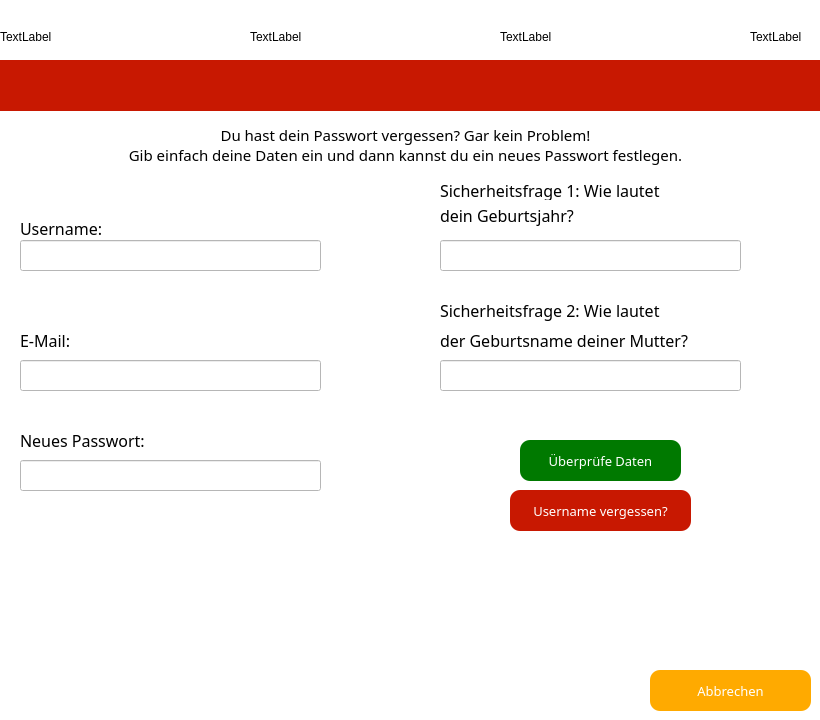
<?xml version="1.0" encoding="UTF-8"?>
<ui version="4.0">
 <class>Password</class>
 <widget class="QDialog" name="Password">
  <property name="geometry">
   <rect>
    <x>0</x>
    <y>0</y>
    <width>820</width>
    <height>720</height>
   </rect>
  </property>
  <property name="windowTitle">
   <string>Dialog</string>
  </property>
  <property name="styleSheet">
   <string notr="true">background-color: rgb(255, 255, 255);</string>
  </property>
  <widget class="QLabel" name="label">
   <property name="geometry">
    <rect>
     <x>20</x>
     <y>218</y>
     <width>291</width>
     <height>21</height>
    </rect>
   </property>
   <property name="font">
    <font>
     <family>MV Boli</family>
     <pointsize>12</pointsize>
    </font>
   </property>
   <property name="text">
    <string>Username:</string>
   </property>
  </widget>
  <widget class="QLabel" name="label_2">
   <property name="geometry">
    <rect>
     <x>440</x>
     <y>180</y>
     <width>471</width>
     <height>21</height>
    </rect>
   </property>
   <property name="font">
    <font>
     <family>MV Boli</family>
     <pointsize>12</pointsize>
    </font>
   </property>
   <property name="text">
    <string>Sicherheitsfrage 1: Wie lautet </string>
   </property>
  </widget>
  <widget class="QLabel" name="label_3">
   <property name="geometry">
    <rect>
     <x>440</x>
     <y>290</y>
     <width>491</width>
     <height>41</height>
    </rect>
   </property>
   <property name="font">
    <font>
     <family>MV Boli</family>
     <pointsize>12</pointsize>
    </font>
   </property>
   <property name="text">
    <string>Sicherheitsfrage 2: Wie lautet </string>
   </property>
  </widget>
  <widget class="QLineEdit" name="lEUsername">
   <property name="geometry">
    <rect>
     <x>20</x>
     <y>240</y>
     <width>301</width>
     <height>31</height>
    </rect>
   </property>
   <property name="font">
    <font>
     <family>MV Boli</family>
     <pointsize>12</pointsize>
    </font>
   </property>
  </widget>
  <widget class="QLineEdit" name="lES1">
   <property name="geometry">
    <rect>
     <x>440</x>
     <y>240</y>
     <width>301</width>
     <height>31</height>
    </rect>
   </property>
   <property name="font">
    <font>
     <family>MV Boli</family>
     <pointsize>12</pointsize>
    </font>
   </property>
  </widget>
  <widget class="QLineEdit" name="lES2">
   <property name="geometry">
    <rect>
     <x>440</x>
     <y>360</y>
     <width>301</width>
     <height>31</height>
    </rect>
   </property>
   <property name="font">
    <font>
     <family>MV Boli</family>
     <pointsize>12</pointsize>
    </font>
   </property>
  </widget>
  <widget class="QPushButton" name="ButtonCheck">
   <property name="geometry">
    <rect>
     <x>520</x>
     <y>440</y>
     <width>161</width>
     <height>41</height>
    </rect>
   </property>
   <property name="font">
    <font>
     <family>MV Boli</family>
     <pointsize>10</pointsize>
    </font>
   </property>
   <property name="cursor">
    <cursorShape>PointingHandCursor</cursorShape>
   </property>
   <property name="styleSheet">
    <string notr="true">QPushButton
{

  border-radius: 10px;
  padding: 0 8px;
color: rgb(255, 255, 255);
background-color: rgb(0, 121, 0);
}
</string>
   </property>
   <property name="text">
    <string>Überprüfe Daten</string>
   </property>
  </widget>
  <widget class="QLabel" name="label_4">
   <property name="geometry">
    <rect>
     <x>20</x>
     <y>330</y>
     <width>291</width>
     <height>21</height>
    </rect>
   </property>
   <property name="font">
    <font>
     <family>MV Boli</family>
     <pointsize>12</pointsize>
    </font>
   </property>
   <property name="text">
    <string>E-Mail:</string>
   </property>
  </widget>
  <widget class="QLineEdit" name="Email">
   <property name="geometry">
    <rect>
     <x>20</x>
     <y>360</y>
     <width>301</width>
     <height>31</height>
    </rect>
   </property>
   <property name="font">
    <font>
     <family>MV Boli</family>
     <pointsize>12</pointsize>
    </font>
   </property>
  </widget>
  <widget class="QPushButton" name="ButtonCheck_2">
   <property name="geometry">
    <rect>
     <x>510</x>
     <y>490</y>
     <width>181</width>
     <height>41</height>
    </rect>
   </property>
   <property name="font">
    <font>
     <family>MV Boli</family>
     <pointsize>10</pointsize>
    </font>
   </property>
   <property name="cursor">
    <cursorShape>PointingHandCursor</cursorShape>
   </property>
   <property name="styleSheet">
    <string notr="true">QPushButton
{

  border-radius: 10px;
  padding: 0 8px;
color: rgb(255, 255, 255);
background-color: rgb(200, 24, 1);
}
</string>
   </property>
   <property name="text">
    <string>Username vergessen?</string>
   </property>
  </widget>
  <widget class="QPushButton" name="pushButton">
   <property name="geometry">
    <rect>
     <x>650</x>
     <y>670</y>
     <width>161</width>
     <height>41</height>
    </rect>
   </property>
   <property name="font">
    <font>
     <family>MV Boli</family>
     <pointsize>10</pointsize>
    </font>
   </property>
   <property name="cursor">
    <cursorShape>PointingHandCursor</cursorShape>
   </property>
   <property name="styleSheet">
    <string notr="true">QPushButton
{

  border-radius: 10px;
  padding: 0 8px;
color: rgb(255, 255, 255);
background-color: rgb(255, 170, 0);
}
</string>
   </property>
   <property name="text">
    <string>Abbrechen</string>
   </property>
  </widget>
  <widget class="QLineEdit" name="lEPasswort">
   <property name="geometry">
    <rect>
     <x>20</x>
     <y>460</y>
     <width>301</width>
     <height>31</height>
    </rect>
   </property>
   <property name="font">
    <font>
     <family>MV Boli</family>
     <pointsize>12</pointsize>
    </font>
   </property>
   <property name="echoMode">
    <enum>QLineEdit::Password</enum>
   </property>
  </widget>
  <widget class="QLabel" name="label_5">
   <property name="geometry">
    <rect>
     <x>20</x>
     <y>430</y>
     <width>291</width>
     <height>21</height>
    </rect>
   </property>
   <property name="font">
    <font>
     <family>MV Boli</family>
     <pointsize>12</pointsize>
    </font>
   </property>
   <property name="text">
    <string>Neues Passwort:</string>
   </property>
  </widget>
  <widget class="QLabel" name="label_12">
   <property name="geometry">
    <rect>
     <x>0</x>
     <y>60</y>
     <width>821</width>
     <height>51</height>
    </rect>
   </property>
   <property name="styleSheet">
    <string notr="true">background-color: rgb(200, 24, 1);</string>
   </property>
   <property name="text">
    <string/>
   </property>
  </widget>
  <widget class="QLabel" name="lbl3">
   <property name="geometry">
    <rect>
     <x>500</x>
     <y>0</y>
     <width>74</width>
     <height>74</height>
    </rect>
   </property>
   <property name="text">
    <string>TextLabel</string>
   </property>
  </widget>
  <widget class="QLabel" name="lbl2">
   <property name="geometry">
    <rect>
     <x>250</x>
     <y>0</y>
     <width>74</width>
     <height>74</height>
    </rect>
   </property>
   <property name="text">
    <string>TextLabel</string>
   </property>
  </widget>
  <widget class="QLabel" name="lbl4">
   <property name="geometry">
    <rect>
     <x>750</x>
     <y>0</y>
     <width>74</width>
     <height>74</height>
    </rect>
   </property>
   <property name="text">
    <string>TextLabel</string>
   </property>
  </widget>
  <widget class="QLabel" name="berschhirft">
   <property name="geometry">
    <rect>
     <x>50</x>
     <y>120</y>
     <width>711</width>
     <height>51</height>
    </rect>
   </property>
   <property name="font">
    <font>
     <family>MV Boli</family>
     <pointsize>18</pointsize>
    </font>
   </property>
   <property name="text">
    <string>&lt;html&gt;&lt;head/&gt;&lt;body&gt;&lt;p align=&quot;center&quot;&gt;&lt;span style=&quot; font-size:11pt;&quot;&gt;Du hast dein Passwort vergessen? Gar kein Problem!&lt;br/&gt;Gib einfach deine Daten ein und dann kannst du ein neues Passwort festlegen.&lt;/span&gt;&lt;/p&gt;&lt;/body&gt;&lt;/html&gt;</string>
   </property>
  </widget>
  <widget class="QLabel" name="lbl1">
   <property name="geometry">
    <rect>
     <x>0</x>
     <y>0</y>
     <width>70</width>
     <height>74</height>
    </rect>
   </property>
   <property name="text">
    <string>TextLabel</string>
   </property>
  </widget>
  <widget class="QLabel" name="label_6">
   <property name="geometry">
    <rect>
     <x>440</x>
     <y>320</y>
     <width>371</width>
     <height>41</height>
    </rect>
   </property>
   <property name="font">
    <font>
     <family>MV Boli</family>
     <pointsize>12</pointsize>
    </font>
   </property>
   <property name="text">
    <string>der Geburtsname deiner Mutter?</string>
   </property>
  </widget>
  <widget class="QLabel" name="label_7">
   <property name="geometry">
    <rect>
     <x>440</x>
     <y>200</y>
     <width>371</width>
     <height>31</height>
    </rect>
   </property>
   <property name="font">
    <font>
     <family>MV Boli</family>
     <pointsize>12</pointsize>
    </font>
   </property>
   <property name="text">
    <string>dein Geburtsjahr?</string>
   </property>
  </widget>
  <zorder>label_6</zorder>
  <zorder>label</zorder>
  <zorder>label_2</zorder>
  <zorder>label_3</zorder>
  <zorder>lEUsername</zorder>
  <zorder>lES1</zorder>
  <zorder>lES2</zorder>
  <zorder>ButtonCheck</zorder>
  <zorder>label_4</zorder>
  <zorder>Email</zorder>
  <zorder>ButtonCheck_2</zorder>
  <zorder>pushButton</zorder>
  <zorder>lEPasswort</zorder>
  <zorder>label_5</zorder>
  <zorder>lbl3</zorder>
  <zorder>lbl2</zorder>
  <zorder>lbl4</zorder>
  <zorder>berschhirft</zorder>
  <zorder>lbl1</zorder>
  <zorder>label_12</zorder>
  <zorder>label_7</zorder>
 </widget>
 <resources/>
 <connections/>
</ui>
